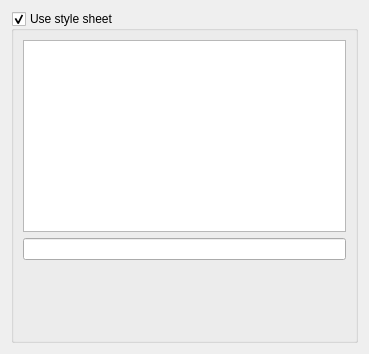
<ui version="4.0" >
 <class>pref_style</class>
 <widget class="QWidget" name="pref_style" >
  <property name="geometry" >
   <rect>
    <x>0</x>
    <y>0</y>
    <width>369</width>
    <height>354</height>
   </rect>
  </property>
  <property name="windowTitle" >
   <string>Form</string>
  </property>
  <layout class="QVBoxLayout" >
   <item>
    <widget class="QGroupBox" name="kcfg_useStyle" >
     <property name="title" >
      <string>Use style sheet</string>
     </property>
     <property name="checkable" >
      <bool>true</bool>
     </property>
     <layout class="QVBoxLayout" >
      <item>
       <widget class="QListWidget" name="styleList" />
      </item>
      <item>
       <widget class="QLineEdit" name="kcfg_styleName" >
        <property name="readOnly" >
         <bool>true</bool>
        </property>
       </widget>
      </item>
      <item>
       <widget class="QLabel" name="labelPreview" >
        <property name="sizePolicy" >
         <sizepolicy vsizetype="Expanding" hsizetype="Expanding" >
          <horstretch>0</horstretch>
          <verstretch>0</verstretch>
         </sizepolicy>
        </property>
        <property name="text" >
         <string/>
        </property>
       </widget>
      </item>
     </layout>
    </widget>
   </item>
  </layout>
 </widget>
 <resources/>
 <connections/>
</ui>
